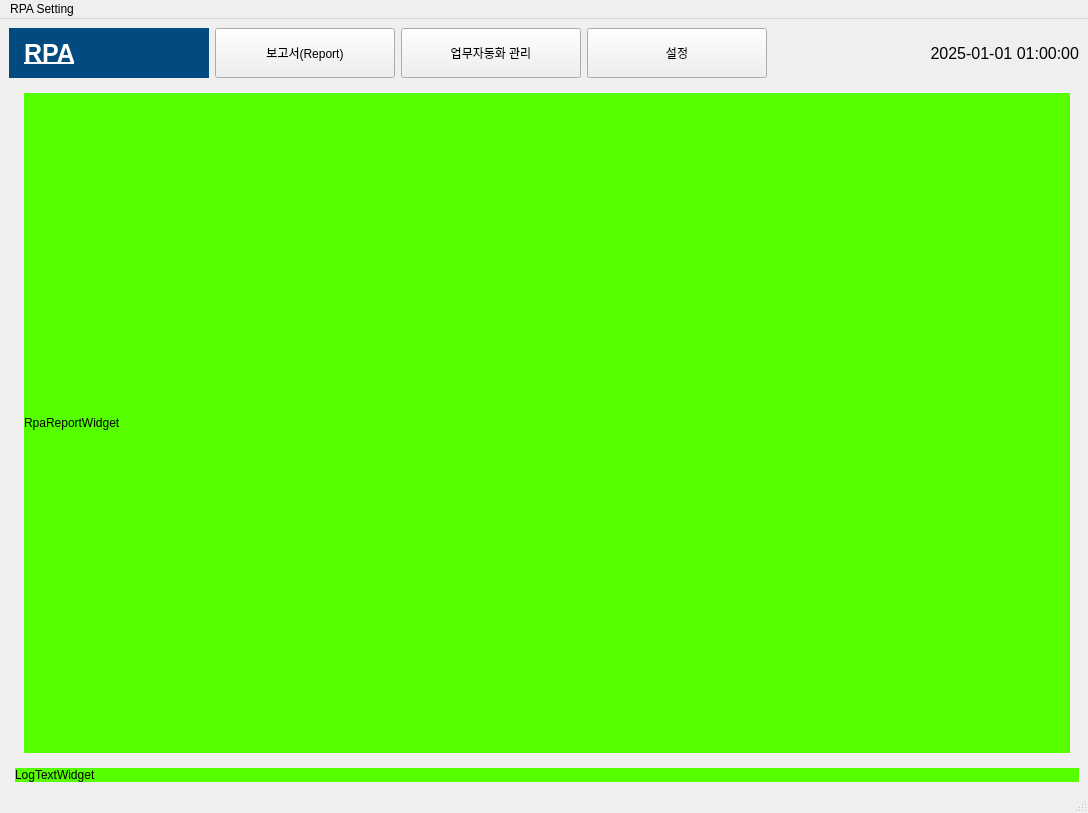
<?xml version="1.0" encoding="UTF-8"?>
<ui version="4.0">
 <class>RpaMainWindow</class>
 <widget class="QMainWindow" name="RpaMainWindow">
  <property name="geometry">
   <rect>
    <x>0</x>
    <y>0</y>
    <width>1088</width>
    <height>813</height>
   </rect>
  </property>
  <property name="windowTitle">
   <string>RPA</string>
  </property>
  <widget class="QWidget" name="centralwidget">
   <layout class="QGridLayout" name="gridLayout">
    <item row="0" column="0" colspan="2">
     <layout class="QHBoxLayout" name="horizontalLayout">
      <item>
       <widget class="QLabel" name="label">
        <property name="minimumSize">
         <size>
          <width>200</width>
          <height>50</height>
         </size>
        </property>
        <property name="maximumSize">
         <size>
          <width>200</width>
          <height>16777215</height>
         </size>
        </property>
        <property name="font">
         <font>
          <family>Arial</family>
          <pointsize>19</pointsize>
          <bold>true</bold>
          <underline>true</underline>
         </font>
        </property>
        <property name="styleSheet">
         <string notr="true">background-color: rgb(2, 75, 128);
color: rgb(255, 255, 255);</string>
        </property>
        <property name="text">
         <string>RPA</string>
        </property>
        <property name="margin">
         <number>0</number>
        </property>
        <property name="indent">
         <number>15</number>
        </property>
       </widget>
      </item>
      <item>
       <widget class="QPushButton" name="pushButton_report">
        <property name="minimumSize">
         <size>
          <width>180</width>
          <height>50</height>
         </size>
        </property>
        <property name="text">
         <string>보고서(Report)</string>
        </property>
       </widget>
      </item>
      <item>
       <widget class="QPushButton" name="pushButton_task">
        <property name="minimumSize">
         <size>
          <width>180</width>
          <height>50</height>
         </size>
        </property>
        <property name="text">
         <string>업무자동화 관리</string>
        </property>
       </widget>
      </item>
      <item>
       <widget class="QPushButton" name="pushButton_setting">
        <property name="minimumSize">
         <size>
          <width>180</width>
          <height>50</height>
         </size>
        </property>
        <property name="text">
         <string>설정</string>
        </property>
       </widget>
      </item>
      <item>
       <spacer name="horizontalSpacer">
        <property name="orientation">
         <enum>Qt::Orientation::Horizontal</enum>
        </property>
        <property name="sizeHint" stdset="0">
         <size>
          <width>40</width>
          <height>20</height>
         </size>
        </property>
       </spacer>
      </item>
      <item>
       <widget class="QLabel" name="label_time">
        <property name="minimumSize">
         <size>
          <width>180</width>
          <height>0</height>
         </size>
        </property>
        <property name="font">
         <font>
          <family>Arial</family>
          <pointsize>12</pointsize>
         </font>
        </property>
        <property name="text">
         <string>2025-01-01 01:00:00</string>
        </property>
        <property name="alignment">
         <set>Qt::AlignmentFlag::AlignRight|Qt::AlignmentFlag::AlignTrailing|Qt::AlignmentFlag::AlignVCenter</set>
        </property>
       </widget>
      </item>
     </layout>
    </item>
    <item row="2" column="1">
     <widget class="QStackedWidget" name="stackedWidget">
      <property name="currentIndex">
       <number>0</number>
      </property>
      <widget class="QWidget" name="page_report">
       <layout class="QGridLayout" name="gridLayout_4">
        <item row="0" column="0">
         <layout class="QGridLayout" name="gridLayout_report">
          <item row="0" column="0">
           <widget class="QLabel" name="label_3">
            <property name="styleSheet">
             <string notr="true">background-color: rgb(85, 255, 0);
font: 20pt &quot;Arial&quot;;</string>
            </property>
            <property name="text">
             <string>RpaReportWidget</string>
            </property>
           </widget>
          </item>
         </layout>
        </item>
       </layout>
      </widget>
      <widget class="QWidget" name="page_task">
       <layout class="QGridLayout" name="gridLayout_6">
        <item row="0" column="0">
         <layout class="QGridLayout" name="gridLayout_task">
          <item row="0" column="0">
           <widget class="QLabel" name="label_4">
            <property name="styleSheet">
             <string notr="true">background-color: rgb(85, 255, 0);
font: 20pt &quot;Arial&quot;;</string>
            </property>
            <property name="text">
             <string>RpaTask widget</string>
            </property>
           </widget>
          </item>
         </layout>
        </item>
       </layout>
      </widget>
      <widget class="QWidget" name="page_setting">
       <layout class="QGridLayout" name="gridLayout_7">
        <item row="0" column="0">
         <layout class="QGridLayout" name="gridLayout_setting">
          <item row="0" column="0">
           <widget class="QLabel" name="label_5">
            <property name="styleSheet">
             <string notr="true">background-color: rgb(85, 255, 0);
font: 20pt &quot;Arial&quot;;</string>
            </property>
            <property name="text">
             <string>RpaSettingWidget</string>
            </property>
           </widget>
          </item>
         </layout>
        </item>
       </layout>
      </widget>
     </widget>
    </item>
    <item row="3" column="1">
     <layout class="QVBoxLayout" name="verticalLayout_log">
      <item>
       <widget class="QLabel" name="label_6">
        <property name="styleSheet">
         <string notr="true">background-color: rgb(85, 255, 0);
font: 20pt &quot;Arial&quot;;</string>
        </property>
        <property name="text">
         <string>LogTextWidget</string>
        </property>
       </widget>
      </item>
     </layout>
    </item>
   </layout>
  </widget>
  <widget class="QMenuBar" name="menubar">
   <property name="geometry">
    <rect>
     <x>0</x>
     <y>0</y>
     <width>1088</width>
     <height>22</height>
    </rect>
   </property>
   <widget class="QMenu" name="menuRPA_Setting">
    <property name="title">
     <string>RPA Setting</string>
    </property>
    <addaction name="actionSetting"/>
   </widget>
   <addaction name="menuRPA_Setting"/>
  </widget>
  <widget class="QStatusBar" name="statusbar"/>
  <action name="actionSetting">
   <property name="text">
    <string>Setting</string>
   </property>
  </action>
 </widget>
 <resources/>
 <connections/>
</ui>
